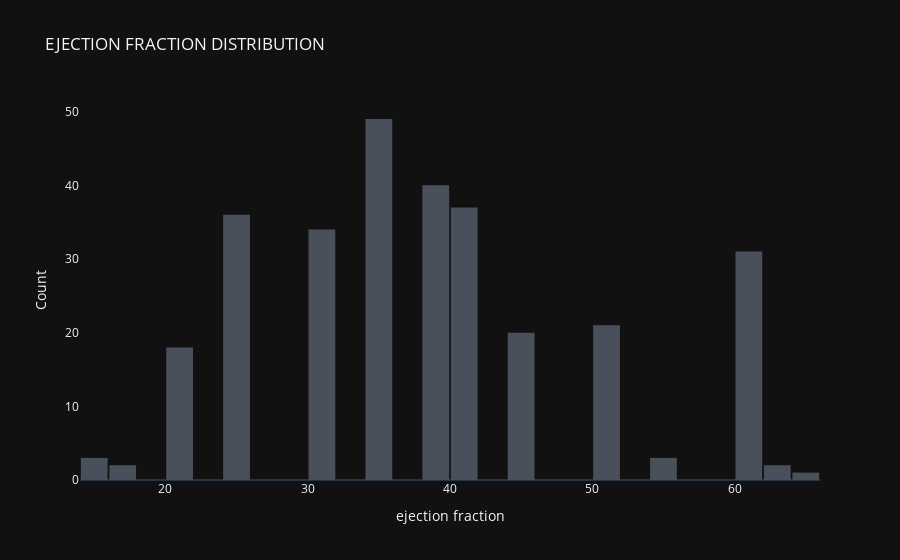

This figure's notebook cell:
### Code cell
# distribution of ejection fraction
import plotly.graph_objects as go
fig= go.Figure()
fig.add_trace(go.Histogram(x= df['ejection_fraction'],
                          xbins= dict(start= df['ejection_fraction'].min(),
                                     end= df['ejection_fraction'].max(),
                                     size= 2),
                          marker_color= '#49505c', opacity= 1))
fig.update_layout(title_text= 'EJECTION FRACTION DISTRIBUTION',
                 xaxis_title_text= 'ejection fraction',
                 yaxis_title_text= 'Count', bargap= 0.06,
                 xaxis= {'showgrid':False}, yaxis= {'showgrid':False}, 
                 template= 'plotly_dark')
fig.show()

### Figure 1 — Plotly figure (JSON) as saved in the notebook; plotly's stock layout.template omitted (floating-point values rounded to 4 significant figures; data arrays with more than 128 entries replaced by an {"elided": "..."} marker saying what was removed)
{"data": [{"marker": {"color": "#49505c"}, "opacity": 1, "type": "histogram", "x": {"elided": "297 int values"}, "xbins": {"end": 65, "size": 2, "start": 14}}], "layout": {"bargap": 0.06, "title": {"text": "EJECTION FRACTION DISTRIBUTION"}, "xaxis": {"showgrid": false, "title": {"text": "ejection fraction"}}, "yaxis": {"showgrid": false, "title": {"text": "Count"}}}}
